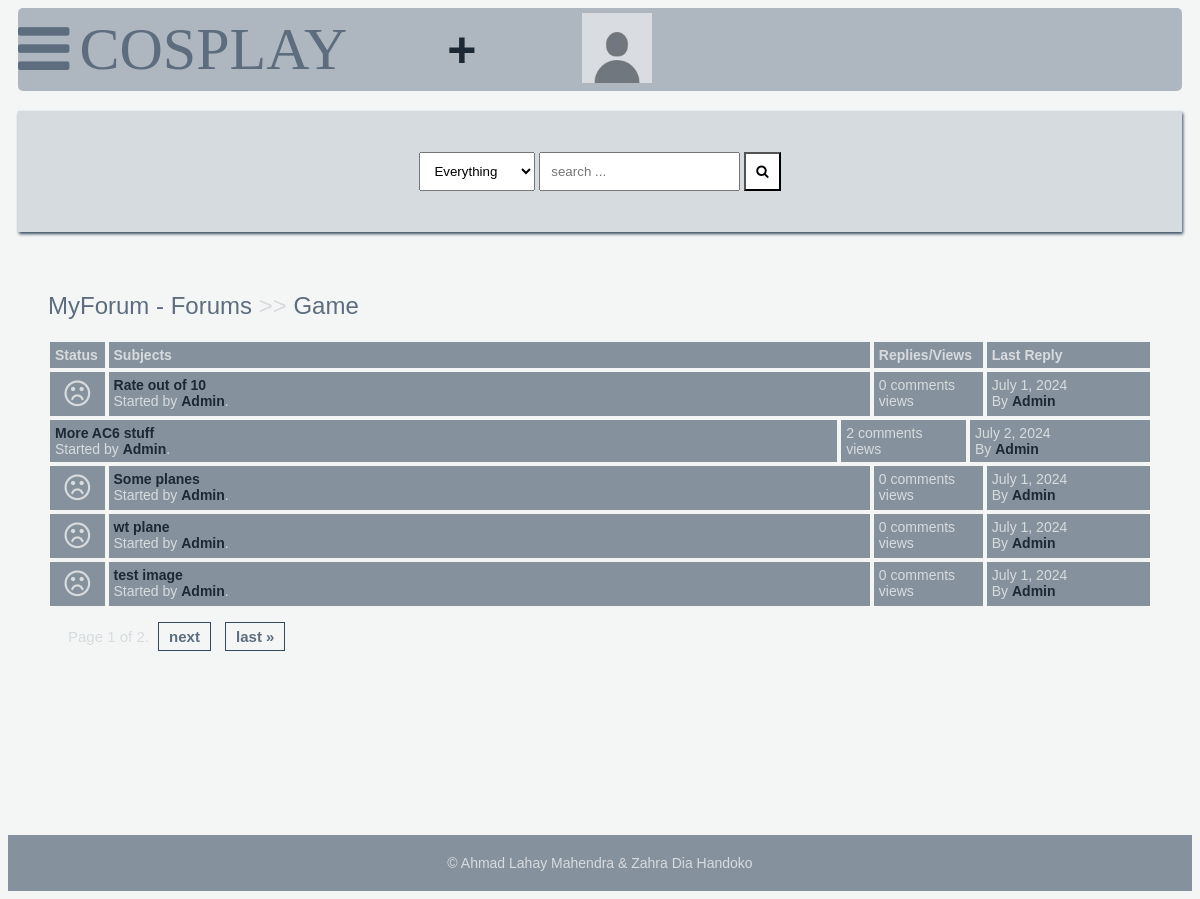
The page /posts/game/ (signed in) on the database its author committed.
### main/models.py (models this page shows, shortened)
class Category(models.Model):
    title = models.CharField(max_length=50) #Category title
    slug = models.SlugField(max_length=400, unique=True, blank=True) #URL version of the category
    description = models.TextField(default="description") #Description of the category
    class Meta:
        verbose_name_plural = "categories" #Plural name for Category
    def get_url(self):
        return reverse("posts", kwargs={
            "slug":self.slug
        })

class Post(models.Model):
    title = models.CharField(max_length=400) #Title of the Post
    slug = models.SlugField(max_length=400, unique=True, blank=True) #URL version of the Post
    user = models.ForeignKey(Author, on_delete=models.CASCADE) #Link to Author model
    content = HTMLField() #HTML field for the Post's content
    image = models.ImageField(upload_to='post_images', blank=True, null=True) #Image upload function
    categories = models.ManyToManyField(Category) #Many-to-many relationship with Category
    date = models.DateTimeField(auto_now_add=True) #Date Post was created
    approved = models.BooleanField(default=False) #Post approved status (Default = False)
    hit_count_generic = GenericRelation(HitCount, object_id_field='object_pk',
        related_query_name='hit_count_generic_relation'
    ) #Generic relation for Hitcount (Views)
    tags = TaggableManager() #Taggable manager for Tags
    comments = models.ManyToManyField(Comment, blank=True) #Many-to-many relationship with comments
    closed = models.BooleanField(default=False) #Open or closed status of the Post (Default = False)
    state = models.CharField(max_length=40, default="zero") #State of the Post
    def get_url(self):
        return reverse("detail", kwargs={
            "slug":self.slug
        })
    class Meta:
        indexes = [
            models.Index(fields=['date']),
            models.Index(fields=['slug']),
        ]
    @property
    def num_comments(self):
        return self.comments.count()
    @property
    def last_reply(self):
        return self.comments.order_by('-date').first()

class Author(models.Model):
    user = models.ForeignKey(User, on_delete=models.CASCADE) #Link to user model
    email = models.EmailField(max_length=254, blank=True, null=False) #Email address of the user/author)
    fullname = models.CharField(max_length=40, blank=True) #Full name of the user/author
    slug = models.SlugField(max_length=400, unique=True, blank=True) #URL version of the name
    bio = HTMLField() #HTML field for author's bio
    points = models.IntegerField(default=0) #Points the author has received
    profile_pic = ResizedImageField(size=[50, 80], quality=100, upload_to="authors", default=None, null=True, blank=True) #Profile image

class Comment(models.Model):
    user = models.ForeignKey(Author, on_delete=models.CASCADE) #Link to Author model
    content = models.TextField() #Textfield for Comment content
    date = models.DateTimeField(auto_now_add=True) #Date comment was created
    replies = models.ManyToManyField(Reply, blank=True) #Many-to-many relationship with Reply

### main/views.py (the view)
# urls.py: path("posts/<slug>/", posts, name="posts"), #URL pattern for the posts view with a slug parameter
def posts(request, slug):
    category = get_object_or_404(Category, slug=slug) #Get the Category by slug or return 404
    posts = Post.objects.filter(approved=True, categories=category) #Get only approved Posts in the Category
    paginator = Paginator(posts, 5) #Paginate Posts, 5 per page
    page = request.GET.get('page') #Get the current page number
    try:
        posts = paginator.page(page) #Get the Posts for the current page
    except PageNotAnInteger:
        posts = paginator.page(1) #If page is not an integer, deliver the first page
    except EmptyPage:
        posts = paginator.page(paginator.num_pages)  #If page is out of range, deliver the last page
    context = {
        "posts": posts,
        "forum": category,
        "title": "COSPLAY: Posts"
    }
    return render(request, "posts.html", context) #Render the Posts view with the context

### main/context_processors.py (called while the page is built, shortened)
def searchFunction(request):
    search_context = {}  #Initialize an empty dictionary for the search context
    posts = Post.objects.all()  #Retrieve all posts from the database
    return search_context  #Return the search context

### templates/posts.html (shortened to what this page needs)
{% extends 'base.html' %}
{% load hitcount_tags %}
{% block content %}
<div class="container">
    <div class="navigate">
        <span><a href="{% url 'home' %}">MyForum - Forums</a> >> <a href="{{forum.get_url}}">{{forum.title}}</a></span>
    </div>
    {% if posts %}
    <div class="posts-table">
        <div class="table-head">
            <div class="status">Status</div>
            <div class="subjects">Subjects</div>
            <div class="replies">Replies/Views</div>
            <div class="last-reply">Last Reply</div>
        </div>
        {% for post in posts %}
        <div class="table-row">
            {% if post.closed %}
            <div class="status"><i class="fa fa-lock"></i></div>
            {% elif post.num_comments == 0 %}
            <div class="status"><i class="fa fa-frown-o"></i></div>
            {% elif post.num_comments > 0 and post.num_comments < 2 %}
            <div class="status"><i class="fa fa-book"></i></div>
            {% elif post.num_comments > 2 and post.num_comments < 4 %}
            <div class="status"><i class="fa fa-rocket"></i></div>
            {% elif post.num_comments >= 4 %}
            <div class="status"><i class="fa fa-fire"></i></div>
            {% endif %}
            <div class="subjects">
                <a href="{{post.get_url}}">{{post.title}}</a>
                <br>
                <span>Started by <b><a href="">{{post.user.user|title}}</a></b>.</span>
            </div>
            <div class="replies">
                {{post.num_comments}} comments <br> {% get_hit_count for post %} views
            </div>
            {% if post.last_reply %}
            <div class="last-reply">
                {{post.last_reply.date|date}}
                <br>By <b><a href="">{{post.last_reply.user.user|title}}</a></b>
            </div>
            {% else %}
            <div class="last-reply">
                {{post.date|date}}
                <br>By <b><a href="">{{post.user.user|title}}</a></b>
            </div>
            {% endif %}
        </div>
        {% endfor %}
    </div>
    {% else %}
    <div class="subforum-title">
        <h1><i class="fa fa-frown-o"></i>&nbsp;You have no posts yet.</h1>
    </div>
    {% endif %}
    {% if posts.has_other_pages %}
    <div class="pagination">
        <span class="step-links">
            <span class="current">
                Page {{ posts.number }} of {{ posts.paginator.num_pages }}.
            </span>
            {% if posts.has_next %}
            <a href="?page={{ posts.next_page_number }}">next</a>
            <a href="?page={{ posts.paginator.num_pages }}">last &raquo;</a>
            {% endif %}
        </span>
    </div>
    {% endif %}
</div>
{% endblock content %}

### static/css/style.css (style rules this page uses)
* { box-sizing: border-box; }
html { font-size: 14px; font-family: 'Titillium Web', sans-serif; background-color:#F4F6F6; color:#D7DBDD; }
a { color:#1c2833; font-weight: bolder; text-decoration: none; }
.container { margin: 20px; padding: 20px; }
.table-head { display: flex; }
.table-head div { padding: 5px; margin: 2px; background-color: #85929E; font-weight: bold; }
.table-head .status { flex: 5%; }
.table-head .subjects { flex: 70%; }
.table-head .replies { flex: 10%; }
.table-head .last-reply { flex: 15%; }
.table-row { display: flex; }
.table-row .status, .table-row .subjects, .table-row .replies, .table-row .last-reply { padding: 5px; margin: 2px; background-color: #85929E; }
.table-row .status { flex: 5%; font-size: 30px; text-align: center; }
.table-row .subjects { flex: 70%; }
.table-row .replies { flex: 10%; }
.table-row .last-reply { flex: 15%; }
.navigate { margin-block: 20px; font-weight: lighter; font-size: 24px; }
.navigate a { color: #5D6D7E; }
.pagination { padding: 20px; font-size: 15px; }
.pagination a { color: #5D6D7E; margin-inline: 5px; padding: 5px 10px; border: solid 0.5px #34495E; }

### rows shown on the page
Category: title "Game"
Post: closed False (drawn), title "Rate out of 10", user.user "Admin", num_comments "0", date "July 1, 2024"
Post: title "More AC6 stuff", user.user "Admin", num_comments "2", last_reply "July 2, 2024", last_reply.user.user "Admin"
Post: closed False (drawn), title "Some planes", user.user "Admin", num_comments "0", date "July 1, 2024"
Post: closed False (drawn), title "wt plane", user.user "Admin", num_comments "0", date "July 1, 2024"
Post: closed False (drawn), title "test image", user.user "Admin", num_comments "0", date "July 1, 2024"

### other values the page prints
{{ posts.number }} "1"
{{ posts.paginator.num_pages }} "2"
